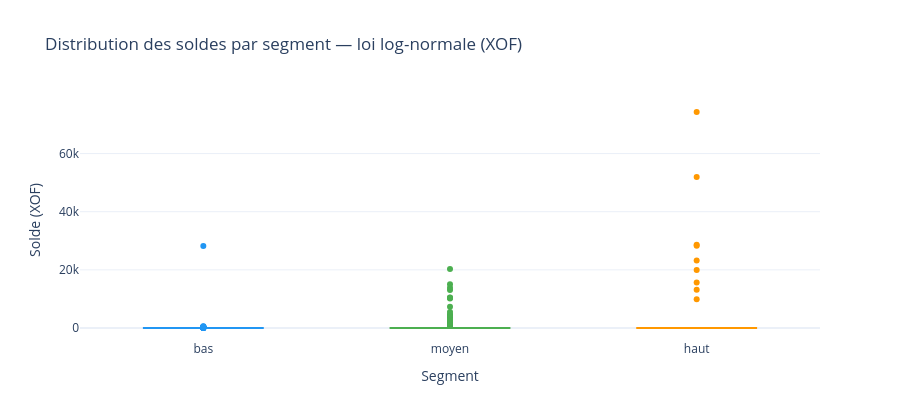

Notebook code for this chart:
### Code cell
# Distribution des soldes par segment (log-normale)
fig = px.box(abonnes, x='segment', y='solde', color='segment', points='outliers',
             color_discrete_map={'bas': INFO, 'moyen': LEGIT, 'haut': WARN},
             title='Distribution des soldes par segment — loi log-normale (XOF)',
             labels={'solde': 'Solde (XOF)', 'segment': 'Segment'})
fig.update_layout(showlegend=False, height=420)
fig.show()

print('Solde moyen par segment (XOF) :')
print(abonnes.groupby('segment')['solde'].agg(['mean','median','min','max'])
      .map(lambda x: f'{x:,.0f}'))

### Figure 1 — Plotly figure (JSON) as saved in the notebook; plotly's stock layout.template omitted (floating-point values rounded to 4 significant figures; data arrays with more than 128 entries replaced by an {"elided": "..."} marker saying what was removed)
{"data": [{"alignmentgroup": "True", "boxpoints": "outliers", "hovertemplate": "Segment=%{x}<br>Solde (XOF)=%{y}<extra></extra>", "legendgroup": "bas", "marker": {"color": "#2196F3"}, "name": "bas", "notched": false, "offsetgroup": "bas", "orientation": "v", "showlegend": true, "type": "box", "x": {"elided": "219 str values"}, "x0": " ", "xaxis": "x", "y": {"elided": "219 float values"}, "y0": " ", "yaxis": "y"}, {"alignmentgroup": "True", "boxpoints": "outliers", "hovertemplate": "Segment=%{x}<br>Solde (XOF)=%{y}<extra></extra>", "legendgroup": "moyen", "marker": {"color": "#4CAF50"}, "name": "moyen", "notched": false, "offsetgroup": "moyen", "orientation": "v", "showlegend": true, "type": "box", "x": {"elided": "213 str values"}, "x0": " ", "xaxis": "x", "y": {"elided": "213 float values"}, "y0": " ", "yaxis": "y"}, {"alignmentgroup": "True", "boxpoints": "outliers", "hovertemplate": "Segment=%{x}<br>Solde (XOF)=%{y}<extra></extra>", "legendgroup": "haut", "marker": {"color": "#FF9800"}, "name": "haut", "notched": false, "offsetgroup": "haut", "orientation": "v", "showlegend": true, "type": "box", "x": ["haut", "haut", "haut", "haut", "haut", "haut", "haut", "haut", "haut", "haut", "haut", "haut", "haut", "haut", "haut", "haut", "haut", "haut", "haut", "haut", "haut", "haut", "haut", "haut", "haut", "haut", "haut", "haut", "haut", "haut", "haut", "haut", "haut", "haut", "haut", "haut", "haut", "haut", "haut", "haut", "haut", "haut", "haut", "haut", "haut", "haut", "haut", "haut", "haut", "haut", "haut", "haut", "haut", "haut", "haut", "haut", "haut", "haut", "haut", "haut", "haut", "haut", "haut", "haut", "haut", "haut", "haut", "haut"], "x0": " ", "xaxis": "x", "y": [0.0, 0.0, 0.0, 0.0, 0.0, 28320.0, 0.0, 0.0, 0.0, 0.0, 19940.0, 28630.0, 0.0, 0.0, 0.0, 0.0, 0.0, 0.0, 0.0, 0.0, 0.0, 0.0, 0.0, 0.0, 0.0, 0.0, 15610.0, 0.0, 74290.0, 23190.0, 0.0, 0.0, 0.0, 0.0, 0.0, 0.0, 0.0, 0.0, 0.0, 0.0, 0.0, 0.0, 0.0, 0.0, 0.0, 0.0, 0.0, 0.0, 51920.0, 0.0, 0.0, 0.0, 0.0, 9904.0, 0.0, 0.0, 0.0, 0.0, 0.0, 0.0, 0.0, 13160.0, 0.0, 0.0, 0.0, 0.0, 0.0, 0.0], "y0": " ", "yaxis": "y"}], "layout": {"boxmode": "overlay", "height": 420, "legend": {"title": {"text": "Segment"}, "tracegroupgap": 0}, "showlegend": false, "title": {"text": "Distribution des soldes par segment — loi log-normale (XOF)"}, "xaxis": {"anchor": "y", "categoryarray": ["bas", "moyen", "haut"], "categoryorder": "array", "domain": [0, 1], "title": {"text": "Segment"}}, "yaxis": {"anchor": "x", "domain": [0, 1], "title": {"text": "Solde (XOF)"}}}}
